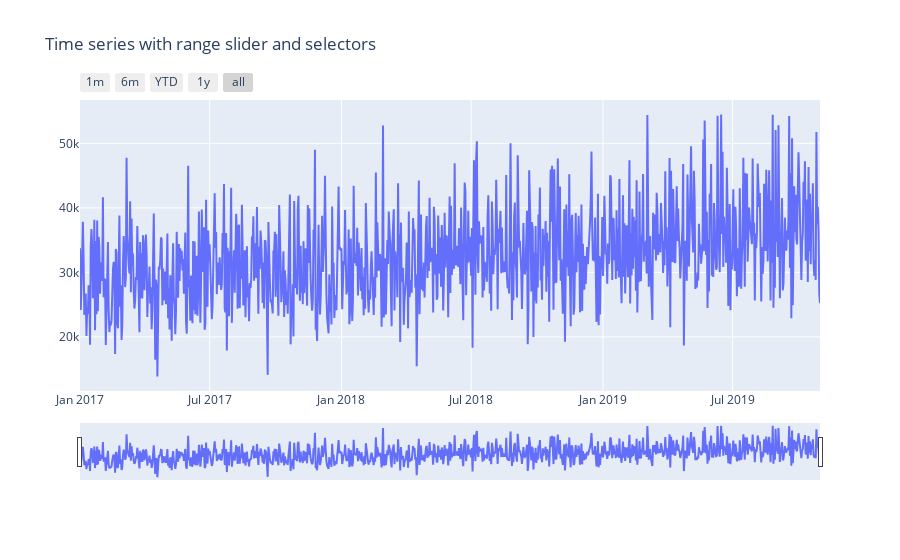

The code cell stored with this chart in its notebook:
### Markdown cell above
## 基本の時系列プロット

[参考](https://ai-research-collection.com/add_traceupdate_layout/)

```
import plotly.graph_objects as go

fig = go.Figure() # 1 
fig.add_trace( 
     #2. グラフを追加・記述する
)
fig.update_layout(
     #3. グラフの装飾、制限を追加(titleの表示、x軸の最大値など)
)
fig.show() #4.グラフの描画
```

### Code cell
df_tmp = df1_day[["amount", "amount_randomise"]].resample("D", origin='start_day').sum().reset_index()
# Create figure
fig = go.Figure()

fig.add_trace(
    go.Scatter(x=list(df_tmp.sales_ymd), y=list(df_tmp.amount))
    )

# Set title
fig.update_layout(
    title_text="Time series with range slider and selectors"
)


# Add range slider
fig.update_layout(
    xaxis=dict(
        rangeselector=dict(
            buttons=list([
                dict(count=1,
                     label="1m",
                     step="month",
                     stepmode="backward"),
                dict(count=6,
                     label="6m",
                     step="month",
                     stepmode="backward"),
                dict(count=1,
                     label="YTD",
                     step="year",
                     stepmode="todate"),
                dict(count=1,
                     label="1y",
                     step="year",
                     stepmode="backward"),
                dict(step="all")
            ])
        ),
        rangeslider=dict(
            visible=True,
            # bgcolor='black',  # 背景色
            # bordercolor='violet',  # 枠線の色
            # borderwidth=6,  # 枠線の太さ
            # thickness=0.3,  # レンジスライダーの厚さ
        ),
        type="date"
    )
)

fig.show()

### Figure 1 — Plotly figure (JSON) as saved in the notebook; plotly's stock layout.template omitted (floating-point values rounded to 4 significant figures; data arrays with more than 128 entries replaced by an {"elided": "..."} marker saying what was removed)
{"data": [{"type": "scatter", "x": {"elided": "1034 str values"}, "y": {"elided": "1034 int values"}}], "layout": {"title": {"text": "Time series with range slider and selectors"}, "xaxis": {"rangeselector": {"buttons": [{"count": 1, "label": "1m", "step": "month", "stepmode": "backward"}, {"count": 6, "label": "6m", "step": "month", "stepmode": "backward"}, {"count": 1, "label": "YTD", "step": "year", "stepmode": "todate"}, {"count": 1, "label": "1y", "step": "year", "stepmode": "backward"}, {"step": "all"}]}, "rangeslider": {"visible": true}, "type": "date"}}}
